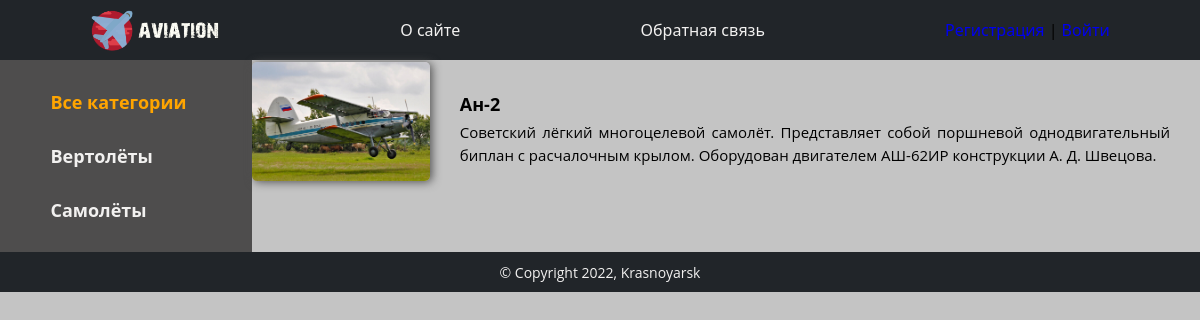
The app's page /post/an-2/ with its own data.
### airplanes/models.py (models this page shows, shortened)
class Category(models.Model):
    name = models.CharField(max_length=255, db_index=True, verbose_name='Категория')
    slug = models.SlugField(max_length=255, unique=True, db_index=True, verbose_name='Слаг')
    def get_absolute_url(self):
        return reverse('category', kwargs={'cat_slug': self.slug})
    class Meta:
        verbose_name = 'Категории'
        verbose_name_plural = 'Категории'
        ordering = ['id']

class Airplane(models.Model):
    title = models.CharField(max_length=255, verbose_name='Заголовок')
    slug = models.SlugField(max_length=255, unique=True, db_index=True, verbose_name='Слаг')
    content = models.TextField(blank=True, verbose_name='Контент')
    time_create = models.DateTimeField(auto_now_add=True, verbose_name='Время создания')
    time_update = models.DateTimeField(auto_now=True, verbose_name='Последнее обновление')
    photo = models.ImageField(upload_to='photos/%Y/%m/%d/', verbose_name='Изображение', null=True)
    is_published = models.BooleanField(default=True, verbose_name='Публикация')
    cat = models.ForeignKey('Category', on_delete=models.PROTECT, verbose_name='Категории')
    def __str__(self):
        return self.title
    class Meta:
        verbose_name = 'Авиация'
        verbose_name_plural = 'Авиация'
        ordering = ['time_create', 'title']

### airplanes/views.py (the view)
# urls.py: path('post/<slug:post_slug>/', ShowPost.as_view(), name='post'),
class ShowPost(DataMixin, DetailView):
    model = Airplane
    context_object_name = 'post'
    template_name = 'airplanes/show_post.html'
    slug_url_kwarg = 'post_slug'
    def get_context_data(self, **kwargs):
        context = super().get_context_data(**kwargs)
        c_def = self.get_user_context(title=context['post'])
        return dict(list(context.items()) + list(c_def.items()))

### airplanes/utils.py (called while the page is built)
    def get_user_context(self, **kwargs):
        context = kwargs
        cats = Category.objects.all()
        user_menu = menu.copy()
        if not self.request.user.is_authenticated:
            user_menu.pop(1)
        context['menu'] = user_menu
        context['cats'] = cats
        if 'cat_selected' not in context:
            context['cat_selected'] = 0
        return context

### airplanes/templates/airplanes/show_post.html
{% extends 'airplanes/base.html' %}
{% block content %}
<div class="block-desc">
    {% if post.photo %}
    <div class="desc-image">
        <img class="desc-img" src="{{ post.photo.url }}">
    </div>
    {% endif %}
    <div class="desc-wrap">
        <h2 class="block-title">{{ post.title }}</h2>
        <p class="block-text">{{ post.content }}</p>
    </div>
</div>
{% endblock content %}

### airplanes/templates/airplanes/base.html (shortened to what this page needs)
{% load static %}
<!DOCTYPE html>
<html lang="ru">
<head>
    <link rel="stylesheet" href="{% static 'airplanes/css/styles.css' %}" type="text/css">
    <link rel="stylesheet" href="{% static 'airplanes/css/reset.css' %}" type="text/css">
</head>
<body>
{% block mainmenu %}
<header>
    <nav class="nav">
        <div class="nav-list">
            <ul class="nav-items">
                <li class="nav-logo"><a href="{% url 'home' %}"><div class="logo-img"></div></a></li>
                {% for m in menu %}
                <li class="nav-item"><a class="nav-link" href="{% url m.url_name %}">{{ m.title }}</a></li>
                {% endfor %}
                <li class="nav-item">
                    {% if request.user.is_authenticated %}
                        <div>{{ user.username }} |
                        <a class="nav-register-link" href="{% url 'logout' %}">Выйти</a></div>
                    {% else %}
                        <a class="nav-register-link" href="{% url 'register' %}">Регистрация</a> |
                        <a class="nav-register-link" href="{% url 'login' %}">Войти</a>
                    {% endif %}
                </li>
            </ul>
        </div>
    </nav>
</header>
<div class="container">
    <div class="main-nav">
        <ul class="main-nav-items">
            {% if cat_selected == 0 %}
                <li class="selected">Все категории</li>
            {% else %}
                <li class="main-nav-item"><a class="main-nav-link" href="{% url 'home' %}">Все категории</a></li>
            {% endif %}
            {% for c in cats %}
                {% if cat_selected == c.pk %}
                    <li class="selected">{{ c.name }}</li>
                {% else %}
                    <li class="main-nav-item"><a href='{{ c.get_absolute_url }}' class="main-nav-link">{{ c.name }}</a></li>
                {% endif %}
            {% endfor %}
        </ul>
    </div>
{% endblock mainmenu %}
{% block content %}
{% endblock content %}
</div>
<footer class="footer">
    <p class="footer-text">&copy; Copyright 2022, Krasnoyarsk</p>
</footer>
</body>
</html>

### airplanes/static/airplanes/css/styles.css (style rules this page uses)
body { width: 100%; height: 100%; background-color: rgb(196, 196, 196); font-family: 'Open Sans', sans-serif; }
body a { font-family: 'Noto Sans', sans-serif; font-size: 16px; font-weight: 500; }
.container { display: flex; width: 100%; }
.nav { height: 60px; display: flex; background-color: #212529; }
.nav-list { width: 100%; display: flex; }
.logo-img { width: 130px; height: 60px; background: url('../images/logo/logo.png'); background-repeat:no-repeat; background-position: center center; background-size: 130px 45px; }
.nav-items { width: 100%; display: flex; align-items: center; justify-content: space-around; }
.nav-link { color: #f2f1f0; }
.main-nav { width: 50%; background-color: #4e4d4d; display: flex; }
.main-nav-items { width: 60%; text-align: left; margin-left: auto; margin-right: auto; }
.main-nav-item { margin: 30px 0 30px 0; }
.main-nav-link { color: #f2f1f0; font-size: 18px; font-weight: 700; }
.selected { margin: 30px 0 30px 0; color: #FFA500; font-size: 18px; font-weight: 700; }
.block-desc { margin-top: 2px; display: flex; }
.desc-image { width: 25%; }
.desc-img { border-radius: 5px; box-shadow: 2px 1px 10px #505050; }
.desc-wrap { width: 100%; margin: 30px; }
.block-title { font-size: 18px; font-weight: 700; }
.block-text { width: 100%; margin-top: 5px; font-size: 15px; line-height: 1.5; display: -webkit-box; -webkit-line-clamp: 4; -webkit-box-orient: vertical; overflow: hidden; text-align: justify; }
.footer { height: 40px; background-color: #212529; align-items: center; display: flex; }
.footer-text { color: #f2f1f0; font-size: 14px; margin-left: auto; margin-right: auto; }

### records on screen
Category: name "Вертолёты"
Category: name "Самолёты"
Airplane: photo (picture), title "Ан-2", content "Советский лёгкий многоцелевой самолёт. Представляет собой поршневой однодвигательный биплан с расчалочным крылом. Оборудован двигателем АШ-62ИР конструкции А. Д. Швецова."

### other values on screen
{{ m.title }} "О сайте" "Обратная связь"
